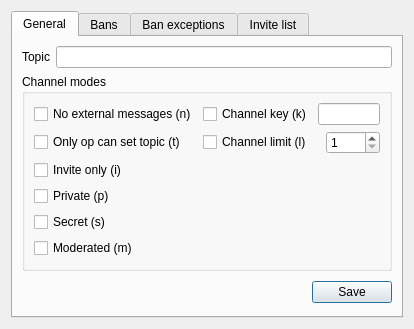
<?xml version="1.0" encoding="UTF-8"?>
<ui version="4.0">
 <class>IChanConfig</class>
 <widget class="QDialog" name="IChanConfig">
  <property name="geometry">
   <rect>
    <x>0</x>
    <y>0</y>
    <width>414</width>
    <height>329</height>
   </rect>
  </property>
  <property name="windowTitle">
   <string>Form</string>
  </property>
  <layout class="QGridLayout" name="gridLayout_2">
   <item row="0" column="0">
    <widget class="QTabWidget" name="tabWidget">
     <property name="currentIndex">
      <number>0</number>
     </property>
     <widget class="QWidget" name="tab_general">
      <attribute name="title">
       <string>General</string>
      </attribute>
      <layout class="QGridLayout" name="gridLayout">
       <item row="1" column="1" colspan="2">
        <widget class="QGroupBox" name="groupBox">
         <property name="title">
          <string>Channel modes</string>
         </property>
         <layout class="QGridLayout" name="gridLayout_3">
          <item row="0" column="0">
           <widget class="QCheckBox" name="mode_n">
            <property name="toolTip">
             <string>Makes it impossible for people not member of the channel to send /msg to this channel</string>
            </property>
            <property name="text">
             <string>No external messages (n)</string>
            </property>
           </widget>
          </item>
          <item row="0" column="1">
           <widget class="QCheckBox" name="mode_k">
            <property name="statusTip">
             <string>To join this channel a key has to be used. /join #Channel yourkey</string>
            </property>
            <property name="text">
             <string>Channel key (k)</string>
            </property>
           </widget>
          </item>
          <item row="0" column="2" colspan="2">
           <widget class="QLineEdit" name="mode_k_val">
            <property name="statusTip">
             <string>Set your channel key here</string>
            </property>
           </widget>
          </item>
          <item row="0" column="4">
           <spacer name="horizontalSpacer">
            <property name="orientation">
             <enum>Qt::Horizontal</enum>
            </property>
            <property name="sizeHint" stdset="0">
             <size>
              <width>0</width>
              <height>20</height>
             </size>
            </property>
           </spacer>
          </item>
          <item row="1" column="0">
           <widget class="QCheckBox" name="mode_t">
            <property name="toolTip">
             <string>Topic can only be changed by channel operators</string>
            </property>
            <property name="text">
             <string>Only op can set topic (t)</string>
            </property>
           </widget>
          </item>
          <item row="1" column="1" colspan="2">
           <widget class="QCheckBox" name="mode_l">
            <property name="statusTip">
             <string>Maximum members this channel can hold</string>
            </property>
            <property name="text">
             <string>Channel limit (l)</string>
            </property>
           </widget>
          </item>
          <item row="1" column="3">
           <widget class="QSpinBox" name="mode_l_val">
            <property name="statusTip">
             <string>Set the maximum number of members here</string>
            </property>
            <property name="minimum">
             <number>1</number>
            </property>
            <property name="maximum">
             <number>9999</number>
            </property>
           </widget>
          </item>
          <item row="1" column="4">
           <spacer name="horizontalSpacer_2">
            <property name="orientation">
             <enum>Qt::Horizontal</enum>
            </property>
            <property name="sizeHint" stdset="0">
             <size>
              <width>0</width>
              <height>20</height>
             </size>
            </property>
           </spacer>
          </item>
          <item row="2" column="0">
           <widget class="QCheckBox" name="mode_i">
            <property name="toolTip">
             <string>Members must be invited first, /invite nickname #channel</string>
            </property>
            <property name="text">
             <string>Invite only (i)</string>
            </property>
           </widget>
          </item>
          <item row="3" column="0">
           <widget class="QCheckBox" name="mode_p">
            <property name="toolTip">
             <string>Hide the channel from /list, /whois, etc.</string>
            </property>
            <property name="text">
             <string>Private (p)</string>
            </property>
           </widget>
          </item>
          <item row="4" column="0">
           <widget class="QCheckBox" name="mode_s">
            <property name="statusTip">
             <string>Hide the channel from /list, /whois, etc, and server act like this channel doesn't even exist</string>
            </property>
            <property name="text">
             <string>Secret (s)</string>
            </property>
           </widget>
          </item>
          <item row="5" column="0">
           <widget class="QCheckBox" name="mode_m">
            <property name="statusTip">
             <string>Prevents &quot;regular&quot; members to talk. Only members with voice and op can talk.</string>
            </property>
            <property name="text">
             <string>Moderated (m)</string>
            </property>
           </widget>
          </item>
         </layout>
        </widget>
       </item>
       <item row="0" column="2">
        <widget class="QLineEdit" name="edTopic"/>
       </item>
       <item row="0" column="1">
        <widget class="QLabel" name="label">
         <property name="text">
          <string>Topic</string>
         </property>
        </widget>
       </item>
       <item row="2" column="1" colspan="2">
        <widget class="QFrame" name="frame">
         <property name="maximumSize">
          <size>
           <width>16777215</width>
           <height>30</height>
          </size>
         </property>
         <property name="frameShape">
          <enum>QFrame::NoFrame</enum>
         </property>
         <property name="frameShadow">
          <enum>QFrame::Plain</enum>
         </property>
         <property name="lineWidth">
          <number>0</number>
         </property>
         <layout class="QGridLayout" name="gridLayout_4">
          <property name="leftMargin">
           <number>0</number>
          </property>
          <property name="topMargin">
           <number>0</number>
          </property>
          <property name="rightMargin">
           <number>0</number>
          </property>
          <property name="bottomMargin">
           <number>0</number>
          </property>
          <property name="spacing">
           <number>0</number>
          </property>
          <item row="0" column="0">
           <spacer name="horizontalSpacer_3">
            <property name="orientation">
             <enum>Qt::Horizontal</enum>
            </property>
            <property name="sizeHint" stdset="0">
             <size>
              <width>295</width>
              <height>20</height>
             </size>
            </property>
           </spacer>
          </item>
          <item row="0" column="1">
           <widget class="QPushButton" name="btnSave">
            <property name="text">
             <string>Save</string>
            </property>
           </widget>
          </item>
         </layout>
        </widget>
       </item>
      </layout>
     </widget>
     <widget class="QWidget" name="tab_ban">
      <attribute name="title">
       <string>Bans</string>
      </attribute>
      <layout class="QGridLayout" name="gridLayout_5">
       <item row="0" column="0" rowspan="4">
        <widget class="QTableView" name="banView">
         <property name="selectionMode">
          <enum>QAbstractItemView::ExtendedSelection</enum>
         </property>
         <property name="selectionBehavior">
          <enum>QAbstractItemView::SelectRows</enum>
         </property>
        </widget>
       </item>
       <item row="0" column="1">
        <widget class="QToolButton" name="banAdd">
         <property name="text">
          <string>A</string>
         </property>
         <property name="icon">
          <iconset resource="resources.qrc">
           <normaloff>:/icons/gfx/add.png</normaloff>:/icons/gfx/add.png</iconset>
         </property>
        </widget>
       </item>
       <item row="1" column="1">
        <widget class="QToolButton" name="banDel">
         <property name="text">
          <string>R</string>
         </property>
         <property name="icon">
          <iconset resource="resources.qrc">
           <normaloff>:/icons/gfx/remove.png</normaloff>:/icons/gfx/remove.png</iconset>
         </property>
        </widget>
       </item>
       <item row="2" column="1">
        <widget class="QToolButton" name="banEdit">
         <property name="text">
          <string>E</string>
         </property>
         <property name="icon">
          <iconset resource="resources.qrc">
           <normaloff>:/icons/gfx/edit.png</normaloff>:/icons/gfx/edit.png</iconset>
         </property>
        </widget>
       </item>
       <item row="3" column="1">
        <spacer name="verticalSpacer">
         <property name="orientation">
          <enum>Qt::Vertical</enum>
         </property>
         <property name="sizeHint" stdset="0">
          <size>
           <width>20</width>
           <height>183</height>
          </size>
         </property>
        </spacer>
       </item>
      </layout>
     </widget>
     <widget class="QWidget" name="tab_exception">
      <attribute name="title">
       <string>Ban exceptions</string>
      </attribute>
      <layout class="QGridLayout" name="gridLayout_6">
       <item row="0" column="0" rowspan="4">
        <widget class="QTableView" name="exceptionView">
         <property name="selectionMode">
          <enum>QAbstractItemView::ExtendedSelection</enum>
         </property>
         <property name="selectionBehavior">
          <enum>QAbstractItemView::SelectRows</enum>
         </property>
        </widget>
       </item>
       <item row="0" column="1">
        <widget class="QToolButton" name="exceptionAdd">
         <property name="text">
          <string>A</string>
         </property>
         <property name="icon">
          <iconset resource="resources.qrc">
           <normaloff>:/icons/gfx/add.png</normaloff>:/icons/gfx/add.png</iconset>
         </property>
        </widget>
       </item>
       <item row="1" column="1">
        <widget class="QToolButton" name="exceptionDel">
         <property name="text">
          <string>R</string>
         </property>
         <property name="icon">
          <iconset resource="resources.qrc">
           <normaloff>:/icons/gfx/remove.png</normaloff>:/icons/gfx/remove.png</iconset>
         </property>
        </widget>
       </item>
       <item row="2" column="1">
        <widget class="QToolButton" name="exceptionEdit">
         <property name="text">
          <string>E</string>
         </property>
         <property name="icon">
          <iconset resource="resources.qrc">
           <normaloff>:/icons/gfx/edit.png</normaloff>:/icons/gfx/edit.png</iconset>
         </property>
        </widget>
       </item>
       <item row="3" column="1">
        <spacer name="verticalSpacer_2">
         <property name="orientation">
          <enum>Qt::Vertical</enum>
         </property>
         <property name="sizeHint" stdset="0">
          <size>
           <width>20</width>
           <height>183</height>
          </size>
         </property>
        </spacer>
       </item>
      </layout>
     </widget>
     <widget class="QWidget" name="tab_invite">
      <attribute name="title">
       <string>Invite list</string>
      </attribute>
      <layout class="QGridLayout" name="gridLayout_7">
       <item row="0" column="0" rowspan="4">
        <widget class="QTableView" name="inviteView">
         <property name="selectionMode">
          <enum>QAbstractItemView::ExtendedSelection</enum>
         </property>
         <property name="selectionBehavior">
          <enum>QAbstractItemView::SelectRows</enum>
         </property>
        </widget>
       </item>
       <item row="0" column="1">
        <widget class="QToolButton" name="inviteAdd">
         <property name="text">
          <string>A</string>
         </property>
         <property name="icon">
          <iconset resource="resources.qrc">
           <normaloff>:/icons/gfx/add.png</normaloff>:/icons/gfx/add.png</iconset>
         </property>
        </widget>
       </item>
       <item row="1" column="1">
        <widget class="QToolButton" name="inviteDel">
         <property name="text">
          <string>R</string>
         </property>
         <property name="icon">
          <iconset resource="resources.qrc">
           <normaloff>:/icons/gfx/remove.png</normaloff>:/icons/gfx/remove.png</iconset>
         </property>
        </widget>
       </item>
       <item row="2" column="1">
        <widget class="QToolButton" name="inviteEdit">
         <property name="text">
          <string>E</string>
         </property>
         <property name="icon">
          <iconset resource="resources.qrc">
           <normaloff>:/icons/gfx/edit.png</normaloff>:/icons/gfx/edit.png</iconset>
         </property>
        </widget>
       </item>
       <item row="3" column="1">
        <spacer name="verticalSpacer_3">
         <property name="orientation">
          <enum>Qt::Vertical</enum>
         </property>
         <property name="sizeHint" stdset="0">
          <size>
           <width>20</width>
           <height>183</height>
          </size>
         </property>
        </spacer>
       </item>
      </layout>
     </widget>
    </widget>
   </item>
  </layout>
 </widget>
 <resources>
  <include location="resources.qrc"/>
 </resources>
 <connections/>
</ui>
